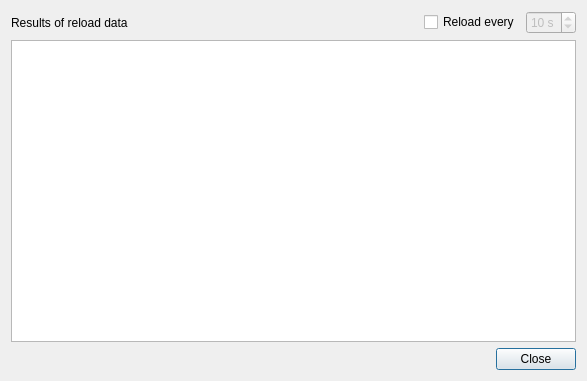
<?xml version="1.0" encoding="UTF-8"?>
<ui version="4.0">
 <class>ReloadDialog</class>
 <widget class="QDialog" name="ReloadDialog">
  <property name="geometry">
   <rect>
    <x>0</x>
    <y>0</y>
    <width>587</width>
    <height>381</height>
   </rect>
  </property>
  <property name="windowTitle">
   <string>Reload data - Veusz</string>
  </property>
  <layout class="QVBoxLayout" name="verticalLayout">
   <item>
    <layout class="QHBoxLayout" name="horizontalLayout_2">
     <item>
      <widget class="QLabel" name="label">
       <property name="text">
        <string>Results of reload data</string>
       </property>
      </widget>
     </item>
     <item>
      <spacer name="horizontalSpacer">
       <property name="orientation">
        <enum>Qt::Horizontal</enum>
       </property>
       <property name="sizeHint" stdset="0">
        <size>
         <width>0</width>
         <height>0</height>
        </size>
       </property>
      </spacer>
     </item>
     <item>
      <widget class="QCheckBox" name="intervalCheck">
       <property name="text">
        <string>Reload every</string>
       </property>
      </widget>
     </item>
     <item>
      <widget class="QSpinBox" name="intervalTime">
       <property name="enabled">
        <bool>false</bool>
       </property>
       <property name="suffix">
        <string> s</string>
       </property>
       <property name="minimum">
        <number>1</number>
       </property>
       <property name="value">
        <number>10</number>
       </property>
      </widget>
     </item>
    </layout>
   </item>
   <item>
    <widget class="QTextEdit" name="outputedit">
     <property name="font">
      <font>
       <family>Sans Serif</family>
       <pointsize>9</pointsize>
       <weight>50</weight>
       <italic>false</italic>
       <bold>false</bold>
       <underline>false</underline>
       <strikeout>false</strikeout>
      </font>
     </property>
     <property name="lineWrapMode">
      <enum>QTextEdit::NoWrap</enum>
     </property>
     <property name="readOnly">
      <bool>true</bool>
     </property>
    </widget>
   </item>
   <item>
    <widget class="QDialogButtonBox" name="buttonBox">
     <property name="standardButtons">
      <set>QDialogButtonBox::Close</set>
     </property>
    </widget>
   </item>
  </layout>
 </widget>
 <resources/>
 <connections>
  <connection>
   <sender>buttonBox</sender>
   <signal>rejected()</signal>
   <receiver>ReloadDialog</receiver>
   <slot>close()</slot>
   <hints>
    <hint type="sourcelabel">
     <x>20</x>
     <y>20</y>
    </hint>
    <hint type="destinationlabel">
     <x>20</x>
     <y>20</y>
    </hint>
   </hints>
  </connection>
  <connection>
   <sender>intervalCheck</sender>
   <signal>toggled(bool)</signal>
   <receiver>intervalTime</receiver>
   <slot>setEnabled(bool)</slot>
   <hints>
    <hint type="sourcelabel">
     <x>20</x>
     <y>20</y>
    </hint>
    <hint type="destinationlabel">
     <x>20</x>
     <y>20</y>
    </hint>
   </hints>
  </connection>
 </connections>
</ui>
